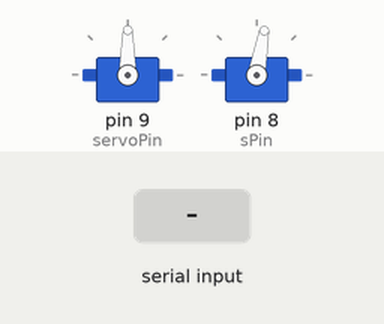
This sketch was run on a simulated Arduino Uno, built with avr-gcc and run on an emulated ATmega328P. On the bench: 2 × servo. Inputs (shaded band) come from the test bench.

Above: at 1.2 s.
1.3 s: "1\n" received over Serial
At 3.2 s:
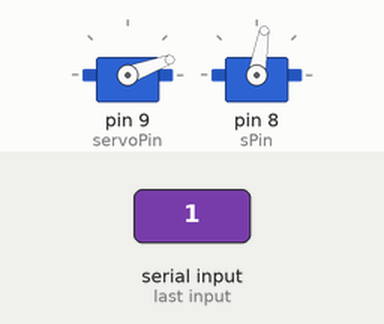
At 4.2 s:
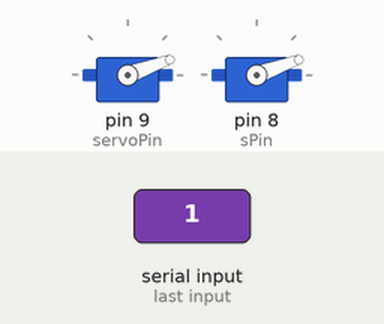
4.3 s: "3\n" received over Serial
At 8.4 s:
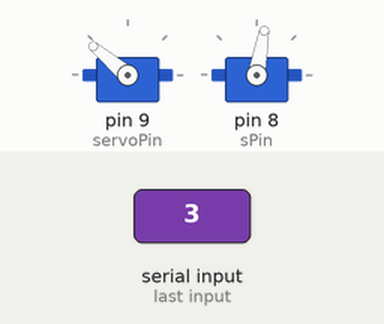
10.3 s: "2\n" received over Serial
13.3 s: "4\n" received over Serial
Timing chart, 0 to 22.0 s (numbered marks = the images above; inputs shaded):
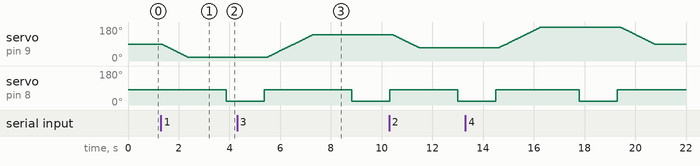

The sketch:

fullCode.ino
```cpp
#include <Servo.h>

Servo servo;          // Create a Servo object
int servoPin = 9;     // Define the base servo signal pin
int initialPosition = 90; // Initial position in degrees
int targetPosition = 90;  // Target position in degrees
int step = 1;          // Step size for each movement
int delayTime = 15;    // Delay time in milliseconds between each step


int posF=20; //drop position
int posI=80; //dump pos

Servo s;
int sPin=8; //girane wala servo

void setup() {
  servo.attach(servoPin);     // Attaches the servo to the specified pin (pin 9)
  servo.write(initialPosition); // Set the initial position
  Serial.begin(9600);         // Initialize serial communication

  s.attach(sPin);
  s.write(posI);

}

void loop() {
  while(Serial.available()==0){

  }
  if (Serial.available() > 0) {
    int userInput = Serial.parseInt(); // Read the user input as an integer

    // Check if the input is valid (1, 2, 3, or 4)
    if (userInput >= 1 && userInput <= 4) {
      switch (userInput) {
        case 1: // Target angle: 20 degrees
          targetPosition = 20;
          break;
        case 2: // Target angle: 70 degrees
          targetPosition = 70;
          break;
        case 3: // Target angle: 130 degrees
          targetPosition = 140;
          break;
        case 4: // Target angle: 180 degrees
          targetPosition = 180;
          break;
      }

      // Move the servo to the target position
      if (servo.read() < targetPosition) {
        for (int pos = servo.read(); pos <= targetPosition; pos += step) {
          servo.write(pos);
          delay(delayTime);
        }
      } else if (servo.read() > targetPosition) {
        for (int pos = servo.read(); pos >= targetPosition; pos -= step) {
          servo.write(pos);
          delay(delayTime);
        }
      }

      // Drop the object (you can add your specific actions here)
      drop();
      s.write(posI);
      delay(100);

      // Return to the initial position (90 degrees)
      if (servo.read() != initialPosition) {
        if (servo.read() < initialPosition) {
          for (int pos = servo.read(); pos <= initialPosition; pos += step) {
            servo.write(pos);
            delay(delayTime);
          }
        } else {
          for (int pos = servo.read(); pos >= initialPosition; pos -= step) {
            servo.write(pos);
            delay(delayTime);
          }
        }
      }
    } else {
      //Serial.println("Invalid input. Please enter 1, 2, 3, or 4.");
    }
  }
}

void drop() {
  // put your main code here, to run repeatedly:
  s.write(posI);
  delay(1500);

  s.write(posF);
  delay(1500);

}
```

Measured:
- after the input at 1.3 s, servo on pin 9 (servoPin): moves from 90° to 20° over 1.1 s, starting at once; servo on pin 8 (sPin): 80° → 20° after 2.6 s
